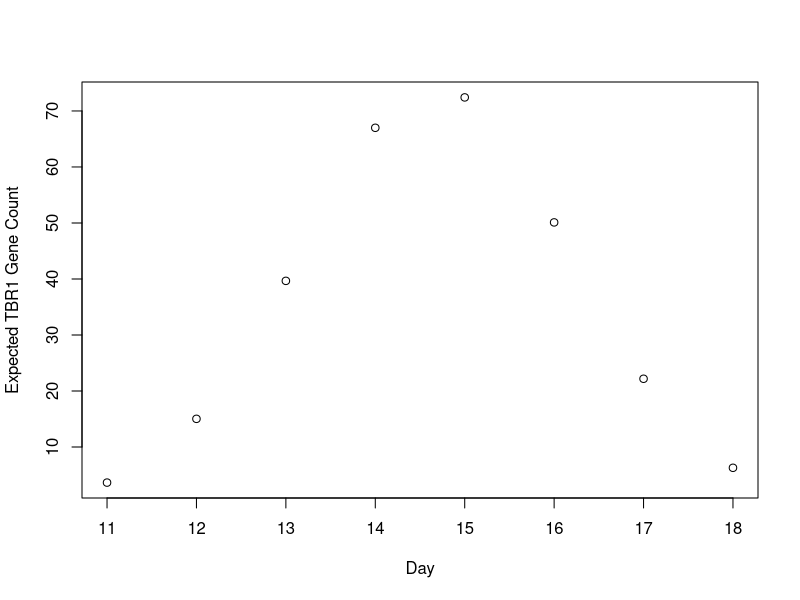
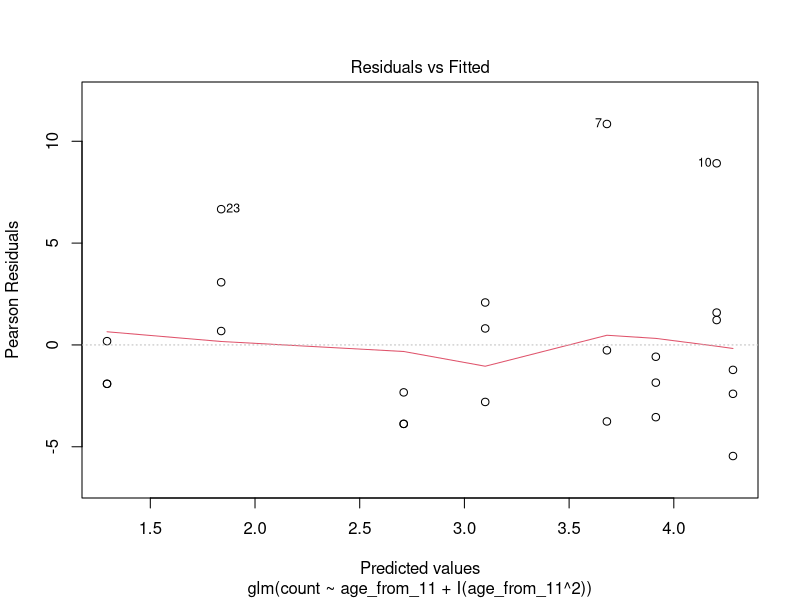
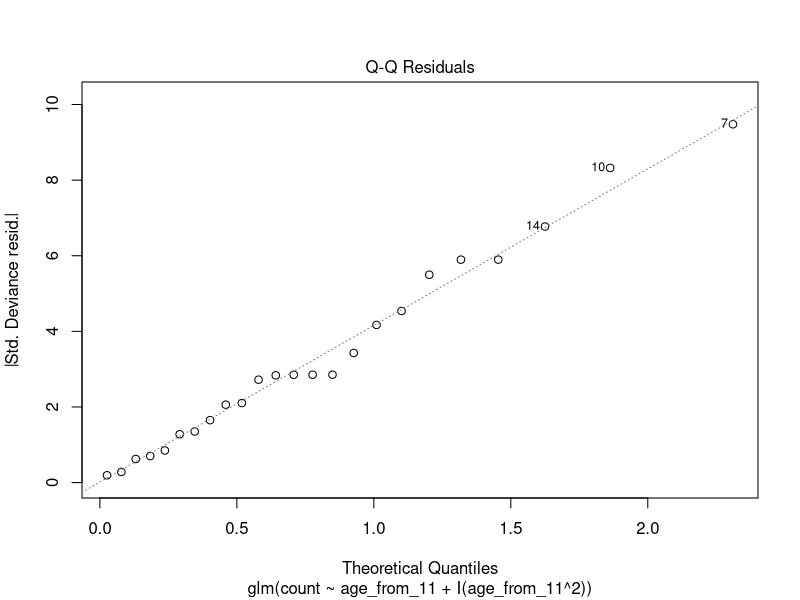
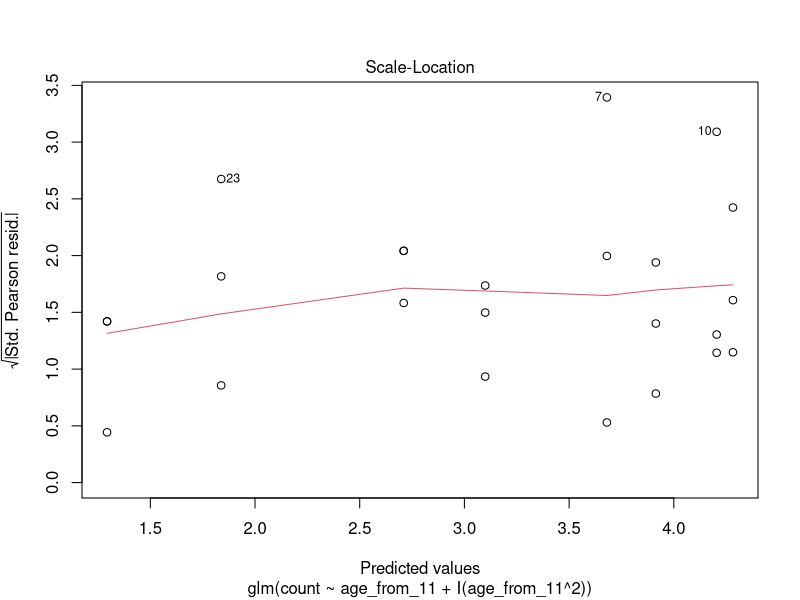
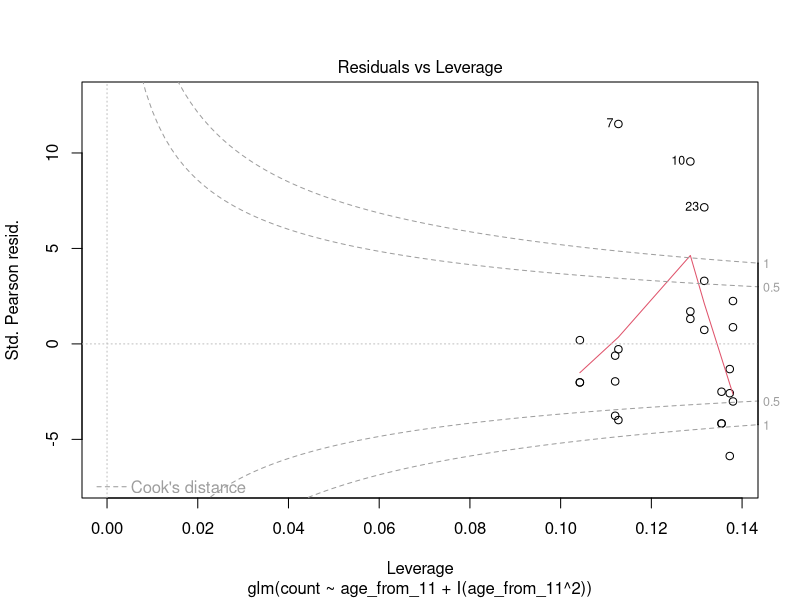

Here is the R script that generated these plots, in order:
## ---- chunk 1
knitr::opts_chunk$set(echo = TRUE)
library(tidyverse)
library(stats)
## ---- chunk 2
bedrest <- tibble(treatment = c('No activity restrictions', 
                                'Activity restrictions'),
                  `Preterm births` = c(13, 16),
                  `Full-term births` = c(24, 20))

bedrest_grouped <- bedrest %>% 
  mutate(treatment = fct_inorder(treatment),
         treatment_size = (`Preterm births` + `Full-term births`),
         prop_preterm = `Preterm births` / treatment_size)
## ---- chunk 3
bedrest_glm <- glm(prop_preterm ~ treatment, data = bedrest_grouped,
                            weights = treatment_size,
                            family = binomial(link = 'identity'))
summary(bedrest_glm)
## ---- chunk 4
summary(bedrest_glm)$null.deviance
pchisq(bedrest_glm$null.deviance, 1, lower.tail = FALSE)
## ---- chunk 5
cereb_trb1 <- read.csv('cerebellum_rnaseq_tbr1.csv') %>% 
  filter(stage == 'Embryonic') %>%
  mutate(age_from_11 = day-11)
              4
model1 <- glm(count ~ age_from_11, data = cereb_trb1, 
    family = poisson(link = 'log'))

model2 <- glm(count ~ age_from_11 + I(age_from_11^2), data = cereb_trb1, 
              family = poisson(link = 'log'))
## ---- chunk 6
anova(model1, model2, test = 'LRT')
AIC(model1,model2)
## ---- chunk 7
x <- c(0:7)
y <- exp(model2$coefficients[1] + (model2$coefficients[2]*x) + (model2$coefficients[3]*(x^2)))

plot(x+11, y,
     xlab = "Day",
     ylab = "Expected TBR1 Gene Count")
## ---- chunk 8
confint(model2, level = 0.95)
## ---- chunk 9
plot(model2)
